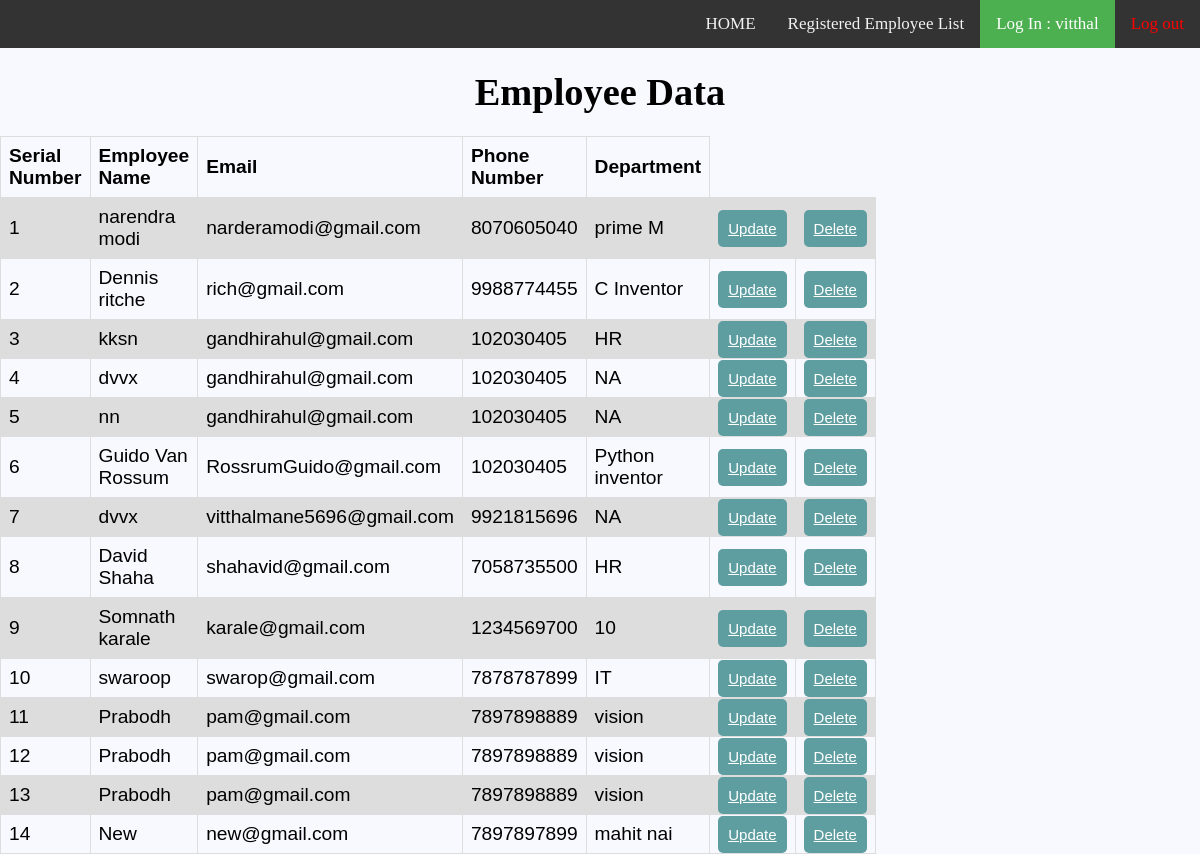
The app's page /empData/ (signed in) with its own data.
### EmployeeData/models.py (models this page shows)
class EmpData(models.Model): # database name is EmpData,for storing Employee details
    Emp_name=models.CharField(max_length=100)
    Emp_email=models.EmailField(max_length=50)
    Emp_phonNO=models.IntegerField(default=00)
    Emp_dept=models.CharField(max_length=25,default="NA")

### EmployeeData/views.py (the view)
# urls.py: path('empData/',views.DisplayEmpData.as_view(),name="empData"),      ##Display information of employee from DB
class DisplayEmpData(LoginRequiredMixin, View):
    login_url = "StaffLogin"
    @method_decorator(login_required)
    def get(self, request, *args, **kwargs):  # for displaying employee detail from database get request
        all_Emp_data = EmpData.objects.all()
        SerNo = len(all_Emp_data)
        return render(request, "EmployeeData/EmployeesData.html", {'Emp_savedData': all_Emp_data, 'serno': SerNo})

### EmployeeData/views.py (called while the page is built)
    @method_decorator(login_required)
    def dispatch(self, *args, **kwargs):
        return super(LoginRequiredMixin, self).dispatch(*args, **kwargs)

### EmployeeData/templates/EmployeeData/EmployeesData.html (shortened to what this page needs)
{% load static %}
<!DOCTYPE html>
<html>
<head>
   <link rel="stylesheet" type="text/css" href="{%static 'EmployeeData/css/style.css' %} " >
</head>
  <body>
    <div class="topnav">
        <a href="{%url 'logout' %}"><font color="red">Log out</font></a>
        <a class="active" href="#home" name="user"> Log In : {{request.user.username }} </a>
        <a href="{%url 'empData' %}" >Registered Employee List</a>
					<a href="{%url 'EmpReg' %}" >HOME</a>
    </div>
    <br>
    <table align="center"><center> <h1>Employee  Data</h1></center><br>
    <tr>
      <th>Serial Number</th>
      <th>Employee Name</th>
      <th>Email</th>
      <th>Phone Number</th>
      <th> Department</th>
    </tr>
    {% for stored_empData in Emp_savedData %}
    <tr>
      <td>{{ forloop.counter }}</td>
     <td>{{ stored_empData.Emp_name}}</td>
      <td>{{ stored_empData.Emp_email}} </td>
      <td>{{ stored_empData.Emp_phonNO}}</td>
      <td>{{ stored_empData.Emp_dept}}</td>
        <td><a class="btn btn-sm btn-info" href="{% url 'update_order' stored_empData.id %}">Update</a></td>
        <td><a class="btn btn-sm btn-danger" href="{% url 'delete_order' stored_empData.id %}">Delete</a></td>
    </tr>
    {% endfor %}
    </table>
  </body>
</html>

### EmployeeData/static/EmployeeData/CSS/style.css (style rules this page uses)
* { margin: 0px; padding: 0px; }
body { font-size: 120%; background: #F8F8FF; }
.btn { padding: 10px; font-size: 15px; color: white; background: #5F9EA0; border: none; border-radius: 5px; }
.topnav { background-color: #333; overflow: hidden; }
.topnav a { float: right; color: #f2f2f2; text-align: center; padding: 14px 16px; text-decoration: none; font-size: 17px; }
.topnav a.active { background-color: #4CAF50; color: white; }
table { font-family: arial, sans-serif; border-collapse: collapse; text-align: center; width: 70%; }
td, th { border: 1px solid #dddddd; text-align: left; padding: 8px; width: 25%; }
tr:nth-child(even) { background-color: #dddddd; }

### records on screen
EmpData: Emp_name "narendra modi", Emp_email "narderamodi@gmail.com", Emp_phonNO "8070605040", Emp_dept "prime M"
EmpData: Emp_name "Dennis ritche", Emp_email "rich@gmail.com", Emp_phonNO "9988774455", Emp_dept "C Inventor"
EmpData: Emp_name "kksn", Emp_email "gandhirahul@gmail.com", Emp_phonNO "102030405", Emp_dept "HR"
EmpData: Emp_name "dvvx", Emp_email "gandhirahul@gmail.com", Emp_phonNO "102030405", Emp_dept "NA"
EmpData: Emp_name "nn", Emp_email "gandhirahul@gmail.com", Emp_phonNO "102030405", Emp_dept "NA"
EmpData: Emp_name "Guido Van Rossum", Emp_email "RossrumGuido@gmail.com", Emp_phonNO "102030405", Emp_dept "Python inventor"
EmpData: Emp_name "dvvx", Emp_email "vitthalmane5696@gmail.com", Emp_phonNO "9921815696", Emp_dept "NA"
EmpData: Emp_name "David Shaha", Emp_email "shahavid@gmail.com", Emp_phonNO "7058735500", Emp_dept "HR"
EmpData: Emp_name "Somnath karale", Emp_email "karale@gmail.com", Emp_phonNO "1234569700", Emp_dept "10"
EmpData: Emp_name "swaroop", Emp_email "swarop@gmail.com", Emp_phonNO "7878787899", Emp_dept "IT"
EmpData: Emp_name "Prabodh", Emp_email "pam@gmail.com", Emp_phonNO "7897898889", Emp_dept "vision"
EmpData: Emp_name "Prabodh", Emp_email "pam@gmail.com", Emp_phonNO "7897898889", Emp_dept "vision"
EmpData: Emp_name "Prabodh", Emp_email "pam@gmail.com", Emp_phonNO "7897898889", Emp_dept "vision"
EmpData: Emp_name "New", Emp_email "new@gmail.com", Emp_phonNO "7897897899", Emp_dept "mahit nai"

### other values on screen
{{ request.user.username }} "vitthal"
